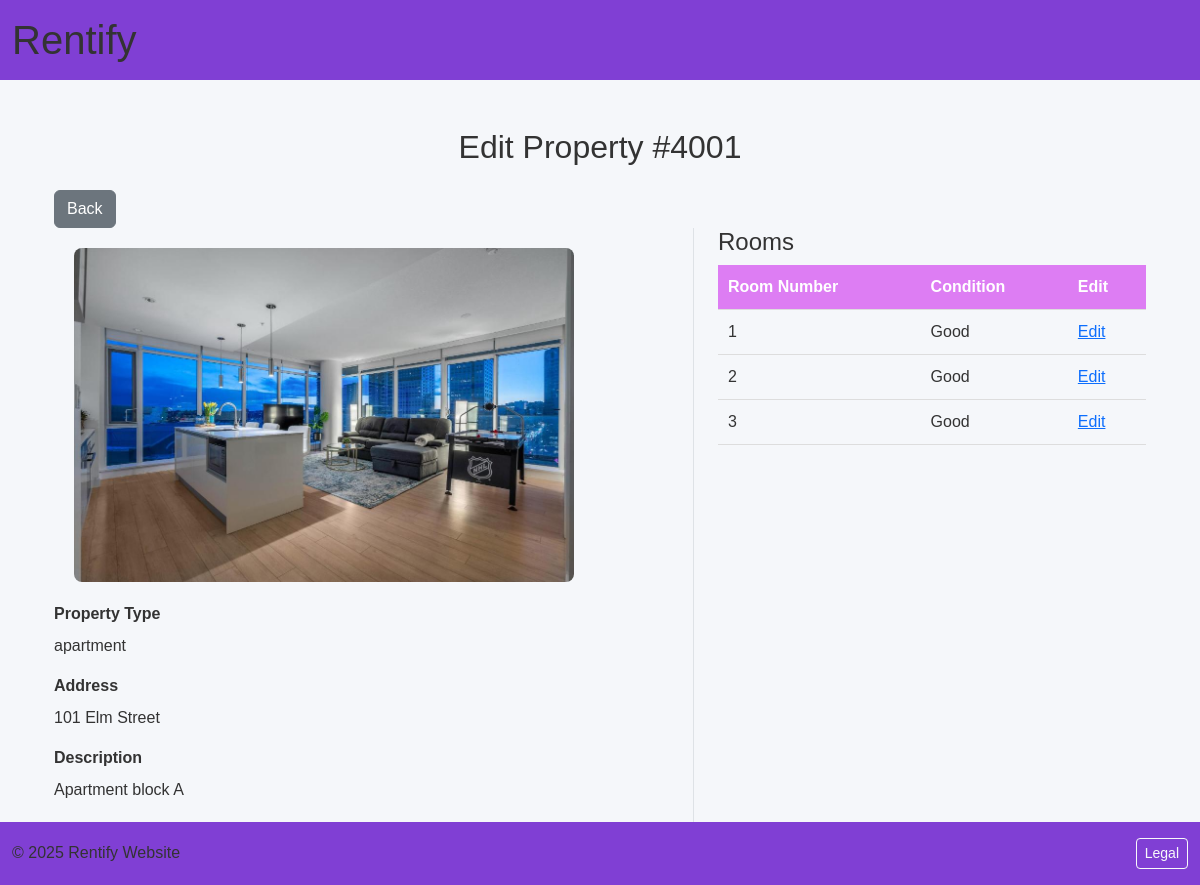
The page /property-view/4001 on the database its author committed.
### tables this page shows
CREATE TABLE PROPERTY (
        PropertyID INTEGER PRIMARY KEY,
        Address TEXT NOT NULL,
        Description TEXT,
        OwnerSSN INTEGER,
        FOREIGN KEY (OwnerSSN) REFERENCES HOMEOWNER(SSN)
        ON DELETE CASCADE ON UPDATE CASCADE
    );

CREATE TABLE ROOM (
        PropertyID INTEGER,
        RoomID INTEGER,
        Condition TEXT,
        PRIMARY KEY (PropertyID, RoomID),
        FOREIGN KEY (PropertyID) REFERENCES PROPERTY(PropertyID)
        ON DELETE CASCADE ON UPDATE CASCADE
    );

### app.py (the view)
@app.route("/property-view/<int:property_id>", methods=["GET"])
def property_specific(property_id):
    form = {
        "property_id": 0,
        "property_type": "",
        "address": "",
        "description": "",
        "floor_number": None,
        "num_floors": None
    }
    rs = None
    if property_id != 0:
        with sqlite3.connect("Homeapp.db") as conn:
            p = conn.execute("SELECT * FROM PROPERTY WHERE PropertyID = ?", (property_id,)).fetchone()
            if p:
                form["property_id"] = p[0]
                form["address"] = p[1]
                form["description"] = p[2]
                a = conn.execute("SELECT FloorNumber FROM APARTMENT WHERE PropertyID = ?", (property_id,)).fetchone()
                h = conn.execute("SELECT NumFloors FROM HOUSE WHERE PropertyID = ?", (property_id,)).fetchone()
                if a:
                    form["property_type"] = "apartment"
                    form["floor_number"] = a[0]
                elif h:
                    form["property_type"] = "house"
                    form["num_floors"] = h[0]
                rs = conn.execute("""
                    SELECT r.*,
                        EXISTS (
                            SELECT 1 FROM REQUESTS req
                            WHERE req.PropertyID = r.PropertyID
                                AND req.RoomID = r.RoomID
                        )
                        OR EXISTS (
                            SELECT 1 FROM LEASEAGREEMENT l
                            WHERE l.PropertyID = r.PropertyID
                                AND l.RoomID = r.RoomID
                                AND l.ClientSSN = ?
                        ) AS HasRequest
                    FROM ROOM r
                    WHERE r.PropertyID = ?
                """, (session.get('ssn'), property_id)).fetchall()
    return render_template("PropertyEdit.html", form=form, rs=rs)

### templates/PropertyEdit.html (shortened to what this page needs)
{% extends 'base.html' %}
{% block content %}
<div class="container mt-5">
  <h2 class="mb-4">
    {% if form.property_id != 0 %}
      Edit Property #{{ form.property_id }}
    {% else %}
      Add New Property
    {% endif %}
  </h2>
  <a href="/property-view" class="btn btn-secondary">Back</a>
  {% set pid = form.property_id|string %}
  {% if pid.startswith("4") %}
    {% set image_name = "appt" ~ pid[-1] ~ ".jpg" %}
  {% elif pid.startswith("5") %}
    {% set image_name = "house" ~ pid[-1] ~ ".jpg" %}
  {% endif %}
  {% if session.get('access') == 'homeowner' %}
  <div class="row">
    <div class="col-md-7">
      {% if form.property_id != 0 %}
        <img src="{{ url_for('static', filename='images/' ~ image_name) }}"
        alt="Property Image"
        style="width: 500px; border-radius: 8px; margin: 20px">
      {% endif %}
      <form method="POST" action="/add-property">
        <input type="hidden" name="property_id" value="{{ form.property_id }}">
        <div class="mb-3">
            <label for="propertyType" class="form-label">Property Type</label>
            <select class="form-select" id="propertyType" name="property_type" required onchange="togglePropertyFields()">
              <option value="apartment" {% if form.property_type == 'apartment' %}selected{% endif %}>Apartment</option>
              <option value="house" {% if form.property_type == 'house' %}selected{% endif %}>House</option>
            </select>
          </div>
          <div class="mb-3" id="floorNumberField" style="display: none;">
            <label for="floor_number" class="form-label">Floor Number</label>
            <input type="number" class="form-control" id="floor_number" name="floor_number"
                  value="{{ form.floor_number or '' }}">
          </div>
          <div class="mb-3" id="numFloorsField" style="display: none;">
            <label for="num_floors" class="form-label">Number of Floors</label>
            <input type="number" class="form-control" id="num_floors" name="num_floors"
                  value="{{ form.num_floors or '' }}">
          </div>
        <div class="mb-3">
          <label for="address" class="form-label">Address</label>
          <input type="text" class="form-control" name="address" value="{{ form.address }}" required>
        </div>
        <div class="mb-3">
          <label for="description" class="form-label">Description</label>
          <textarea class="form-control" name="description" rows="3" required>{{ form.description }}</textarea>
        </div>
        <button type="submit" class="btn btn-primary" style="margin-bottom: 20px;">
          {% if form.property_id != 0 %}Update Property{% else %}Add Property{% endif %}
        </button>
      </form>
    </div>
    {% else %}
    <div class="row">
      <div class="col-md-7">
        <img src="{{ url_for('static', filename='images/' ~ image_name) }}"
        alt="Property Image"
        style="width: 500px; border-radius: 8px; margin: 20px">
        <div class="mb-3">
            <label for="propertyType" class="form-label"><b>Property Type</b></label>
            <p>{{ form.property_type }}</p>
        </div>
        <div class="mb-3">
          <label for="address" class="form-label"><b>Address</b></label>
          <p>{{ form.address }}</p>
        </div>
        <div class="mb-3">
          <label for="description" class="form-label"><b>Description</b></label>
          <p style="margin-bottom: 20px;">{{ form.description }}</p>
        </div>
      </div>
    {% endif %}
    <div class="col-md-5 border-start ps-4">
      <h4>Rooms</h4>
      <table>
        <thead>
          <tr>
            <th>Room Number</th>
            <th>Condition</th>
            <th>Edit</th>
          </tr>
        </thead>
        <tbody>
          {% if rs %}
            {% for r in rs %}
            <tr>
              <td>{{ r[1] }}</td>
              <td>{{ r[2] }}</td>
              <td>
                <a href="{{ url_for('room_specific', propertyID=form.property_id, roomID=r[1]) }}">Edit</a>
              </td>
            </tr>
            {% endfor %}
          {% endif %}
        </tbody>
      </table>
    </div>
  </div>
</div>
{% endblock %}

### static/css/styles.css (style rules this page uses)
body { font-family: Arial, sans-serif; background-color: #f5f7fa; color: #333; }
h2 { margin-bottom: 20px; text-align: center; }
table { width: 100%; border-collapse: collapse; }
th, td { padding: 10px; text-align: left; border-bottom: 1px solid #ddd; }
th { background-color: #dd7df3; color: white; }

### rows shown on the page
PROPERTY: property_id "4001", address "101 Elm Street", description "Apartment block A"
ROOM: RoomID "1", Condition "Good"
ROOM: RoomID "2", Condition "Good"
ROOM: RoomID "3", Condition "Good"
